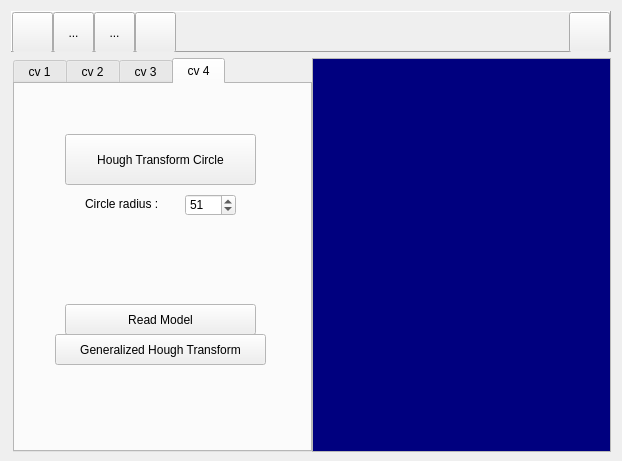
<?xml version="1.0" encoding="UTF-8"?>
<ui version="4.0">
 <class>MainFrame</class>
 <widget class="QDialog" name="MainFrame">
  <property name="geometry">
   <rect>
    <x>0</x>
    <y>0</y>
    <width>622</width>
    <height>461</height>
   </rect>
  </property>
  <property name="sizePolicy">
   <sizepolicy hsizetype="Preferred" vsizetype="Minimum">
    <horstretch>0</horstretch>
    <verstretch>0</verstretch>
   </sizepolicy>
  </property>
  <property name="minimumSize">
   <size>
    <width>0</width>
    <height>461</height>
   </size>
  </property>
  <property name="windowTitle">
   <string>Homeworks</string>
  </property>
  <property name="modal">
   <bool>false</bool>
  </property>
  <layout class="QVBoxLayout" name="verticalLayout">
   <item>
    <widget class="QFrame" name="frame">
     <property name="sizePolicy">
      <sizepolicy hsizetype="Preferred" vsizetype="Fixed">
       <horstretch>0</horstretch>
       <verstretch>0</verstretch>
      </sizepolicy>
     </property>
     <property name="minimumSize">
      <size>
       <width>0</width>
       <height>41</height>
      </size>
     </property>
     <property name="maximumSize">
      <size>
       <width>16777215</width>
       <height>41</height>
      </size>
     </property>
     <property name="frameShape">
      <enum>QFrame::Panel</enum>
     </property>
     <property name="frameShadow">
      <enum>QFrame::Raised</enum>
     </property>
     <layout class="QHBoxLayout" name="horizontalLayout_3">
      <property name="spacing">
       <number>0</number>
      </property>
      <property name="leftMargin">
       <number>0</number>
      </property>
      <property name="topMargin">
       <number>0</number>
      </property>
      <property name="rightMargin">
       <number>0</number>
      </property>
      <property name="bottomMargin">
       <number>0</number>
      </property>
      <item>
       <widget class="QToolButton" name="buttonOpen">
        <property name="enabled">
         <bool>true</bool>
        </property>
        <property name="sizePolicy">
         <sizepolicy hsizetype="Minimum" vsizetype="Minimum">
          <horstretch>0</horstretch>
          <verstretch>0</verstretch>
         </sizepolicy>
        </property>
        <property name="minimumSize">
         <size>
          <width>41</width>
          <height>41</height>
         </size>
        </property>
        <property name="maximumSize">
         <size>
          <width>41</width>
          <height>41</height>
         </size>
        </property>
        <property name="toolTip">
         <string>open an image file</string>
        </property>
        <property name="layoutDirection">
         <enum>Qt::LeftToRight</enum>
        </property>
        <property name="autoFillBackground">
         <bool>false</bool>
        </property>
        <property name="text">
         <string/>
        </property>
        <property name="icon">
         <iconset resource="images/mainframe.qrc">
          <normaloff>:/open.png</normaloff>:/open.png</iconset>
        </property>
        <property name="iconSize">
         <size>
          <width>41</width>
          <height>41</height>
         </size>
        </property>
        <property name="checkable">
         <bool>false</bool>
        </property>
        <property name="autoRepeat">
         <bool>false</bool>
        </property>
        <property name="autoExclusive">
         <bool>false</bool>
        </property>
        <property name="popupMode">
         <enum>QToolButton::DelayedPopup</enum>
        </property>
        <property name="toolButtonStyle">
         <enum>Qt::ToolButtonIconOnly</enum>
        </property>
        <property name="autoRaise">
         <bool>false</bool>
        </property>
       </widget>
      </item>
      <item>
       <widget class="QToolButton" name="toolButton_2">
        <property name="sizePolicy">
         <sizepolicy hsizetype="Minimum" vsizetype="Minimum">
          <horstretch>0</horstretch>
          <verstretch>0</verstretch>
         </sizepolicy>
        </property>
        <property name="minimumSize">
         <size>
          <width>41</width>
          <height>41</height>
         </size>
        </property>
        <property name="maximumSize">
         <size>
          <width>41</width>
          <height>41</height>
         </size>
        </property>
        <property name="text">
         <string>...</string>
        </property>
       </widget>
      </item>
      <item>
       <widget class="QToolButton" name="toolButton_3">
        <property name="sizePolicy">
         <sizepolicy hsizetype="Minimum" vsizetype="Minimum">
          <horstretch>0</horstretch>
          <verstretch>0</verstretch>
         </sizepolicy>
        </property>
        <property name="minimumSize">
         <size>
          <width>41</width>
          <height>41</height>
         </size>
        </property>
        <property name="maximumSize">
         <size>
          <width>41</width>
          <height>41</height>
         </size>
        </property>
        <property name="text">
         <string>...</string>
        </property>
       </widget>
      </item>
      <item>
       <widget class="QToolButton" name="buttonDeleteContents">
        <property name="sizePolicy">
         <sizepolicy hsizetype="Minimum" vsizetype="Minimum">
          <horstretch>0</horstretch>
          <verstretch>0</verstretch>
         </sizepolicy>
        </property>
        <property name="minimumSize">
         <size>
          <width>41</width>
          <height>41</height>
         </size>
        </property>
        <property name="maximumSize">
         <size>
          <width>41</width>
          <height>41</height>
         </size>
        </property>
        <property name="toolTip">
         <string>close all forms</string>
        </property>
        <property name="autoFillBackground">
         <bool>false</bool>
        </property>
        <property name="text">
         <string/>
        </property>
        <property name="icon">
         <iconset resource="images/mainframe.qrc">
          <normaloff>:/1-21.png</normaloff>:/1-21.png</iconset>
        </property>
        <property name="iconSize">
         <size>
          <width>41</width>
          <height>41</height>
         </size>
        </property>
       </widget>
      </item>
      <item>
       <spacer name="horizontalSpacer">
        <property name="orientation">
         <enum>Qt::Horizontal</enum>
        </property>
        <property name="sizeHint" stdset="0">
         <size>
          <width>40</width>
          <height>20</height>
         </size>
        </property>
       </spacer>
      </item>
      <item>
       <widget class="QToolButton" name="buttonShowList">
        <property name="sizePolicy">
         <sizepolicy hsizetype="Minimum" vsizetype="Minimum">
          <horstretch>0</horstretch>
          <verstretch>0</verstretch>
         </sizepolicy>
        </property>
        <property name="minimumSize">
         <size>
          <width>41</width>
          <height>41</height>
         </size>
        </property>
        <property name="maximumSize">
         <size>
          <width>41</width>
          <height>41</height>
         </size>
        </property>
        <property name="toolTip">
         <string>show the list view</string>
        </property>
        <property name="text">
         <string/>
        </property>
        <property name="icon">
         <iconset resource="images/mainframe.qrc">
          <normaloff>:/2-3.png</normaloff>:/2-3.png</iconset>
        </property>
        <property name="iconSize">
         <size>
          <width>82</width>
          <height>41</height>
         </size>
        </property>
       </widget>
      </item>
     </layout>
    </widget>
   </item>
   <item>
    <layout class="QHBoxLayout" name="horizontalLayout">
     <property name="spacing">
      <number>0</number>
     </property>
     <property name="leftMargin">
      <number>2</number>
     </property>
     <item>
      <widget class="QTabWidget" name="tabWidget">
       <property name="sizePolicy">
        <sizepolicy hsizetype="Fixed" vsizetype="Expanding">
         <horstretch>0</horstretch>
         <verstretch>0</verstretch>
        </sizepolicy>
       </property>
       <property name="minimumSize">
        <size>
         <width>299</width>
         <height>394</height>
        </size>
       </property>
       <property name="palette">
        <palette>
         <active>
          <colorrole role="Light">
           <brush brushstyle="SolidPattern">
            <color alpha="255">
             <red>255</red>
             <green>255</green>
             <blue>255</blue>
            </color>
           </brush>
          </colorrole>
          <colorrole role="Base">
           <brush brushstyle="SolidPattern">
            <color alpha="255">
             <red>255</red>
             <green>255</green>
             <blue>255</blue>
            </color>
           </brush>
          </colorrole>
          <colorrole role="Window">
           <brush brushstyle="SolidPattern">
            <color alpha="255">
             <red>255</red>
             <green>255</green>
             <blue>255</blue>
            </color>
           </brush>
          </colorrole>
          <colorrole role="NoRole">
           <brush brushstyle="SolidPattern">
            <color alpha="255">
             <red>255</red>
             <green>85</green>
             <blue>0</blue>
            </color>
           </brush>
          </colorrole>
         </active>
         <inactive>
          <colorrole role="Light">
           <brush brushstyle="SolidPattern">
            <color alpha="255">
             <red>255</red>
             <green>255</green>
             <blue>255</blue>
            </color>
           </brush>
          </colorrole>
          <colorrole role="Base">
           <brush brushstyle="SolidPattern">
            <color alpha="255">
             <red>255</red>
             <green>255</green>
             <blue>255</blue>
            </color>
           </brush>
          </colorrole>
          <colorrole role="Window">
           <brush brushstyle="SolidPattern">
            <color alpha="255">
             <red>255</red>
             <green>255</green>
             <blue>255</blue>
            </color>
           </brush>
          </colorrole>
          <colorrole role="NoRole">
           <brush brushstyle="SolidPattern">
            <color alpha="255">
             <red>255</red>
             <green>85</green>
             <blue>0</blue>
            </color>
           </brush>
          </colorrole>
         </inactive>
         <disabled>
          <colorrole role="Light">
           <brush brushstyle="SolidPattern">
            <color alpha="255">
             <red>255</red>
             <green>255</green>
             <blue>255</blue>
            </color>
           </brush>
          </colorrole>
          <colorrole role="Base">
           <brush brushstyle="SolidPattern">
            <color alpha="255">
             <red>255</red>
             <green>255</green>
             <blue>255</blue>
            </color>
           </brush>
          </colorrole>
          <colorrole role="Window">
           <brush brushstyle="SolidPattern">
            <color alpha="255">
             <red>255</red>
             <green>255</green>
             <blue>255</blue>
            </color>
           </brush>
          </colorrole>
          <colorrole role="NoRole">
           <brush brushstyle="SolidPattern">
            <color alpha="255">
             <red>255</red>
             <green>85</green>
             <blue>0</blue>
            </color>
           </brush>
          </colorrole>
         </disabled>
        </palette>
       </property>
       <property name="cursor">
        <cursorShape>ArrowCursor</cursorShape>
       </property>
       <property name="autoFillBackground">
        <bool>false</bool>
       </property>
       <property name="tabPosition">
        <enum>QTabWidget::North</enum>
       </property>
       <property name="tabShape">
        <enum>QTabWidget::Rounded</enum>
       </property>
       <property name="currentIndex">
        <number>3</number>
       </property>
       <property name="iconSize">
        <size>
         <width>31</width>
         <height>31</height>
        </size>
       </property>
       <property name="elideMode">
        <enum>Qt::ElideMiddle</enum>
       </property>
       <widget class="QWidget" name="tab_2">
        <attribute name="title">
         <string> cv 1 </string>
        </attribute>
        <widget class="QLabel" name="label_5">
         <property name="geometry">
          <rect>
           <x>50</x>
           <y>90</y>
           <width>31</width>
           <height>16</height>
          </rect>
         </property>
         <property name="text">
          <string>Hue</string>
         </property>
        </widget>
        <widget class="QSpinBox" name="spinHue">
         <property name="geometry">
          <rect>
           <x>75</x>
           <y>87</y>
           <width>61</width>
           <height>22</height>
          </rect>
         </property>
         <property name="alignment">
          <set>Qt::AlignCenter</set>
         </property>
         <property name="maximum">
          <number>360</number>
         </property>
         <property name="singleStep">
          <number>20</number>
         </property>
         <property name="value">
          <number>250</number>
         </property>
        </widget>
        <widget class="QLabel" name="label_6">
         <property name="geometry">
          <rect>
           <x>150</x>
           <y>90</y>
           <width>31</width>
           <height>16</height>
          </rect>
         </property>
         <property name="text">
          <string>Sat.</string>
         </property>
        </widget>
        <widget class="QDoubleSpinBox" name="spinSaturation">
         <property name="geometry">
          <rect>
           <x>173</x>
           <y>87</y>
           <width>62</width>
           <height>22</height>
          </rect>
         </property>
         <property name="alignment">
          <set>Qt::AlignCenter</set>
         </property>
         <property name="maximum">
          <double>1.000000000000000</double>
         </property>
         <property name="singleStep">
          <double>0.100000000000000</double>
         </property>
         <property name="value">
          <double>0.300000000000000</double>
         </property>
        </widget>
        <widget class="QPushButton" name="buttonSepiaTone">
         <property name="geometry">
          <rect>
           <x>40</x>
           <y>37</y>
           <width>201</width>
           <height>41</height>
          </rect>
         </property>
         <property name="autoFillBackground">
          <bool>false</bool>
         </property>
         <property name="text">
          <string>Sepia Tone</string>
         </property>
         <property name="iconSize">
          <size>
           <width>41</width>
           <height>41</height>
          </size>
         </property>
         <property name="checkable">
          <bool>false</bool>
         </property>
         <property name="autoRepeat">
          <bool>false</bool>
         </property>
         <property name="autoExclusive">
          <bool>false</bool>
         </property>
         <property name="autoDefault">
          <bool>true</bool>
         </property>
         <property name="flat">
          <bool>false</bool>
         </property>
        </widget>
        <widget class="QLabel" name="label_FromMax">
         <property name="geometry">
          <rect>
           <x>140</x>
           <y>240</y>
           <width>61</width>
           <height>20</height>
          </rect>
         </property>
         <property name="text">
          <string>FromMax</string>
         </property>
        </widget>
        <widget class="QLabel" name="label_FromMin">
         <property name="geometry">
          <rect>
           <x>10</x>
           <y>240</y>
           <width>61</width>
           <height>20</height>
          </rect>
         </property>
         <property name="text">
          <string>FromMin</string>
         </property>
        </widget>
        <widget class="QSpinBox" name="spinFromMin">
         <property name="geometry">
          <rect>
           <x>70</x>
           <y>240</y>
           <width>61</width>
           <height>22</height>
          </rect>
         </property>
         <property name="alignment">
          <set>Qt::AlignCenter</set>
         </property>
         <property name="maximum">
          <number>255</number>
         </property>
         <property name="singleStep">
          <number>10</number>
         </property>
         <property name="value">
          <number>100</number>
         </property>
        </widget>
        <widget class="QPushButton" name="buttonContrast">
         <property name="geometry">
          <rect>
           <x>40</x>
           <y>180</y>
           <width>201</width>
           <height>41</height>
          </rect>
         </property>
         <property name="autoFillBackground">
          <bool>false</bool>
         </property>
         <property name="text">
          <string>Luminance Contrast</string>
         </property>
         <property name="iconSize">
          <size>
           <width>41</width>
           <height>41</height>
          </size>
         </property>
         <property name="checkable">
          <bool>false</bool>
         </property>
         <property name="autoRepeat">
          <bool>false</bool>
         </property>
         <property name="autoExclusive">
          <bool>false</bool>
         </property>
         <property name="autoDefault">
          <bool>true</bool>
         </property>
         <property name="flat">
          <bool>false</bool>
         </property>
        </widget>
        <widget class="QSpinBox" name="spinFromMax">
         <property name="geometry">
          <rect>
           <x>200</x>
           <y>240</y>
           <width>61</width>
           <height>22</height>
          </rect>
         </property>
         <property name="alignment">
          <set>Qt::AlignCenter</set>
         </property>
         <property name="maximum">
          <number>255</number>
         </property>
         <property name="singleStep">
          <number>10</number>
         </property>
         <property name="value">
          <number>200</number>
         </property>
        </widget>
        <widget class="QSpinBox" name="spinToMin">
         <property name="geometry">
          <rect>
           <x>70</x>
           <y>280</y>
           <width>61</width>
           <height>22</height>
          </rect>
         </property>
         <property name="alignment">
          <set>Qt::AlignCenter</set>
         </property>
         <property name="maximum">
          <number>255</number>
         </property>
         <property name="singleStep">
          <number>10</number>
         </property>
         <property name="value">
          <number>0</number>
         </property>
        </widget>
        <widget class="QLabel" name="label_ToMin">
         <property name="geometry">
          <rect>
           <x>20</x>
           <y>280</y>
           <width>51</width>
           <height>20</height>
          </rect>
         </property>
         <property name="text">
          <string>ToMin</string>
         </property>
        </widget>
        <widget class="QLabel" name="label_ToMax">
         <property name="geometry">
          <rect>
           <x>140</x>
           <y>280</y>
           <width>51</width>
           <height>20</height>
          </rect>
         </property>
         <property name="text">
          <string>ToMax</string>
         </property>
        </widget>
        <widget class="QSpinBox" name="spinToMax">
         <property name="geometry">
          <rect>
           <x>200</x>
           <y>280</y>
           <width>61</width>
           <height>22</height>
          </rect>
         </property>
         <property name="alignment">
          <set>Qt::AlignCenter</set>
         </property>
         <property name="maximum">
          <number>255</number>
         </property>
         <property name="singleStep">
          <number>10</number>
         </property>
         <property name="value">
          <number>255</number>
         </property>
        </widget>
       </widget>
       <widget class="QWidget" name="tab_3">
        <attribute name="title">
         <string> cv 2 </string>
        </attribute>
        <widget class="QPushButton" name="buttonOtsuBetween">
         <property name="geometry">
          <rect>
           <x>30</x>
           <y>40</y>
           <width>231</width>
           <height>41</height>
          </rect>
         </property>
         <property name="text">
          <string>Otsu Thresholding</string>
         </property>
        </widget>
        <widget class="QPushButton" name="buttonLabeling">
         <property name="geometry">
          <rect>
           <x>30</x>
           <y>90</y>
           <width>231</width>
           <height>41</height>
          </rect>
         </property>
         <property name="text">
          <string>Otsu Thresholding + Labeling</string>
         </property>
        </widget>
        <widget class="QPushButton" name="buttonHistoEqualization">
         <property name="geometry">
          <rect>
           <x>30</x>
           <y>220</y>
           <width>231</width>
           <height>41</height>
          </rect>
         </property>
         <property name="text">
          <string>Histogram Equalization</string>
         </property>
        </widget>
        <widget class="QPushButton" name="buttonHistoMatching">
         <property name="geometry">
          <rect>
           <x>30</x>
           <y>270</y>
           <width>231</width>
           <height>41</height>
          </rect>
         </property>
         <property name="text">
          <string>Histogram Matching</string>
         </property>
        </widget>
       </widget>
       <widget class="QWidget" name="tab_4">
        <attribute name="title">
         <string> cv 3 </string>
        </attribute>
        <widget class="QPushButton" name="buttonGenerateNoise">
         <property name="geometry">
          <rect>
           <x>40</x>
           <y>70</y>
           <width>211</width>
           <height>41</height>
          </rect>
         </property>
         <property name="text">
          <string>Generate Noise Image</string>
         </property>
        </widget>
        <widget class="QPushButton" name="buttonGaussianFilter">
         <property name="geometry">
          <rect>
           <x>0</x>
           <y>150</y>
           <width>151</width>
           <height>21</height>
          </rect>
         </property>
         <property name="text">
          <string>Gaussian Filter</string>
         </property>
        </widget>
        <widget class="QPushButton" name="buttonMedianFilter">
         <property name="geometry">
          <rect>
           <x>150</x>
           <y>150</y>
           <width>141</width>
           <height>41</height>
          </rect>
         </property>
         <property name="text">
          <string>Median Filtering</string>
         </property>
        </widget>
        <widget class="QSpinBox" name="spinSigma">
         <property name="geometry">
          <rect>
           <x>220</x>
           <y>10</y>
           <width>42</width>
           <height>22</height>
          </rect>
         </property>
         <property name="minimum">
          <number>1</number>
         </property>
         <property name="maximum">
          <number>10</number>
         </property>
         <property name="value">
          <number>3</number>
         </property>
        </widget>
        <widget class="QLabel" name="label_Sigma">
         <property name="geometry">
          <rect>
           <x>160</x>
           <y>10</y>
           <width>51</width>
           <height>20</height>
          </rect>
         </property>
         <property name="text">
          <string>Sigma</string>
         </property>
        </widget>
        <widget class="QLabel" name="label_Mean">
         <property name="geometry">
          <rect>
           <x>50</x>
           <y>10</y>
           <width>51</width>
           <height>20</height>
          </rect>
         </property>
         <property name="text">
          <string>Mean</string>
         </property>
        </widget>
        <widget class="QSpinBox" name="spinMean">
         <property name="geometry">
          <rect>
           <x>100</x>
           <y>10</y>
           <width>42</width>
           <height>22</height>
          </rect>
         </property>
         <property name="minimum">
          <number>0</number>
         </property>
         <property name="maximum">
          <number>255</number>
         </property>
         <property name="value">
          <number>50</number>
         </property>
        </widget>
        <widget class="QLabel" name="label_SaltPepperPercent">
         <property name="geometry">
          <rect>
           <x>30</x>
           <y>40</y>
           <width>101</width>
           <height>20</height>
          </rect>
         </property>
         <property name="text">
          <string>SaltPepper%</string>
         </property>
        </widget>
        <widget class="QSpinBox" name="spinPercent">
         <property name="geometry">
          <rect>
           <x>150</x>
           <y>40</y>
           <width>81</width>
           <height>22</height>
          </rect>
         </property>
         <property name="minimum">
          <number>0</number>
         </property>
         <property name="maximum">
          <number>100</number>
         </property>
         <property name="singleStep">
          <number>10</number>
         </property>
         <property name="value">
          <number>10</number>
         </property>
        </widget>
        <widget class="QLabel" name="label_kernelsize">
         <property name="geometry">
          <rect>
           <x>160</x>
           <y>120</y>
           <width>61</width>
           <height>20</height>
          </rect>
         </property>
         <property name="text">
          <string>kernel size</string>
         </property>
        </widget>
        <widget class="QSpinBox" name="spinKernelSize">
         <property name="geometry">
          <rect>
           <x>230</x>
           <y>120</y>
           <width>42</width>
           <height>22</height>
          </rect>
         </property>
         <property name="minimum">
          <number>3</number>
         </property>
         <property name="maximum">
          <number>7</number>
         </property>
         <property name="singleStep">
          <number>2</number>
         </property>
         <property name="value">
          <number>5</number>
         </property>
        </widget>
        <widget class="QLabel" name="label_GaussianFIlterSigma">
         <property name="geometry">
          <rect>
           <x>10</x>
           <y>120</y>
           <width>41</width>
           <height>20</height>
          </rect>
         </property>
         <property name="text">
          <string>Sigma</string>
         </property>
        </widget>
        <widget class="QDoubleSpinBox" name="spinGaussianFIlterSigma">
         <property name="geometry">
          <rect>
           <x>70</x>
           <y>120</y>
           <width>62</width>
           <height>22</height>
          </rect>
         </property>
         <property name="minimum">
          <double>0.100000000000000</double>
         </property>
         <property name="maximum">
          <double>5.000000000000000</double>
         </property>
         <property name="singleStep">
          <double>0.100000000000000</double>
         </property>
         <property name="value">
          <double>0.700000000000000</double>
         </property>
        </widget>
        <widget class="QPushButton" name="buttonFastGaussianFilter">
         <property name="geometry">
          <rect>
           <x>0</x>
           <y>170</y>
           <width>151</width>
           <height>21</height>
          </rect>
         </property>
         <property name="text">
          <string>Fast Gaussian Filter</string>
         </property>
        </widget>
        <widget class="QPushButton" name="buttonCanny">
         <property name="geometry">
          <rect>
           <x>10</x>
           <y>250</y>
           <width>271</width>
           <height>51</height>
          </rect>
         </property>
         <property name="text">
          <string>Canny Edge Detection</string>
         </property>
        </widget>
        <widget class="QLabel" name="label_LowThreshold">
         <property name="geometry">
          <rect>
           <x>10</x>
           <y>310</y>
           <width>91</width>
           <height>20</height>
          </rect>
         </property>
         <property name="text">
          <string>Low Threshold</string>
         </property>
        </widget>
        <widget class="QSpinBox" name="spinLowThreshold">
         <property name="geometry">
          <rect>
           <x>100</x>
           <y>310</y>
           <width>42</width>
           <height>22</height>
          </rect>
         </property>
         <property name="minimum">
          <number>0</number>
         </property>
         <property name="maximum">
          <number>255</number>
         </property>
         <property name="value">
          <number>50</number>
         </property>
        </widget>
        <widget class="QLabel" name="label_HighThreshold">
         <property name="geometry">
          <rect>
           <x>150</x>
           <y>310</y>
           <width>91</width>
           <height>20</height>
          </rect>
         </property>
         <property name="text">
          <string>high Threshold</string>
         </property>
        </widget>
        <widget class="QSpinBox" name="spinHighThreshold">
         <property name="geometry">
          <rect>
           <x>240</x>
           <y>310</y>
           <width>42</width>
           <height>22</height>
          </rect>
         </property>
         <property name="minimum">
          <number>0</number>
         </property>
         <property name="maximum">
          <number>255</number>
         </property>
         <property name="value">
          <number>50</number>
         </property>
        </widget>
       </widget>
       <widget class="QWidget" name="tab">
        <attribute name="title">
         <string> cv 4 </string>
        </attribute>
        <widget class="QPushButton" name="buttonHoughCircle">
         <property name="geometry">
          <rect>
           <x>50</x>
           <y>50</y>
           <width>191</width>
           <height>51</height>
          </rect>
         </property>
         <property name="text">
          <string>Hough Transform Circle</string>
         </property>
        </widget>
        <widget class="QLabel" name="label_CircleRadius">
         <property name="geometry">
          <rect>
           <x>70</x>
           <y>110</y>
           <width>101</width>
           <height>20</height>
          </rect>
         </property>
         <property name="text">
          <string>Circle radius : </string>
         </property>
        </widget>
        <widget class="QSpinBox" name="spinCircleRadius">
         <property name="geometry">
          <rect>
           <x>170</x>
           <y>110</y>
           <width>51</width>
           <height>22</height>
          </rect>
         </property>
         <property name="minimum">
          <number>0</number>
         </property>
         <property name="maximum">
          <number>1000</number>
         </property>
         <property name="value">
          <number>51</number>
         </property>
        </widget>
        <widget class="QPushButton" name="buttonReadModel">
         <property name="geometry">
          <rect>
           <x>50</x>
           <y>220</y>
           <width>191</width>
           <height>31</height>
          </rect>
         </property>
         <property name="text">
          <string>Read Model</string>
         </property>
        </widget>
        <widget class="QPushButton" name="buttonGeneralizedHough">
         <property name="geometry">
          <rect>
           <x>40</x>
           <y>250</y>
           <width>211</width>
           <height>31</height>
          </rect>
         </property>
         <property name="text">
          <string>Generalized Hough Transform</string>
         </property>
        </widget>
       </widget>
      </widget>
     </item>
     <item>
      <widget class="QListWidget" name="listWidget">
       <property name="sizePolicy">
        <sizepolicy hsizetype="Ignored" vsizetype="Minimum">
         <horstretch>0</horstretch>
         <verstretch>0</verstretch>
        </sizepolicy>
       </property>
       <property name="minimumSize">
        <size>
         <width>0</width>
         <height>394</height>
        </size>
       </property>
       <property name="palette">
        <palette>
         <active>
          <colorrole role="WindowText">
           <brush brushstyle="SolidPattern">
            <color alpha="255">
             <red>255</red>
             <green>255</green>
             <blue>0</blue>
            </color>
           </brush>
          </colorrole>
          <colorrole role="Text">
           <brush brushstyle="SolidPattern">
            <color alpha="255">
             <red>255</red>
             <green>255</green>
             <blue>255</blue>
            </color>
           </brush>
          </colorrole>
          <colorrole role="Base">
           <brush brushstyle="SolidPattern">
            <color alpha="255">
             <red>0</red>
             <green>0</green>
             <blue>127</blue>
            </color>
           </brush>
          </colorrole>
          <colorrole role="PlaceholderText">
           <brush brushstyle="NoBrush">
            <color alpha="128">
             <red>255</red>
             <green>255</green>
             <blue>255</blue>
            </color>
           </brush>
          </colorrole>
         </active>
         <inactive>
          <colorrole role="WindowText">
           <brush brushstyle="SolidPattern">
            <color alpha="255">
             <red>255</red>
             <green>255</green>
             <blue>0</blue>
            </color>
           </brush>
          </colorrole>
          <colorrole role="Text">
           <brush brushstyle="SolidPattern">
            <color alpha="255">
             <red>255</red>
             <green>255</green>
             <blue>255</blue>
            </color>
           </brush>
          </colorrole>
          <colorrole role="Base">
           <brush brushstyle="SolidPattern">
            <color alpha="255">
             <red>0</red>
             <green>0</green>
             <blue>127</blue>
            </color>
           </brush>
          </colorrole>
          <colorrole role="PlaceholderText">
           <brush brushstyle="NoBrush">
            <color alpha="128">
             <red>255</red>
             <green>255</green>
             <blue>255</blue>
            </color>
           </brush>
          </colorrole>
         </inactive>
         <disabled>
          <colorrole role="WindowText">
           <brush brushstyle="SolidPattern">
            <color alpha="255">
             <red>120</red>
             <green>120</green>
             <blue>120</blue>
            </color>
           </brush>
          </colorrole>
          <colorrole role="Text">
           <brush brushstyle="SolidPattern">
            <color alpha="255">
             <red>120</red>
             <green>120</green>
             <blue>120</blue>
            </color>
           </brush>
          </colorrole>
          <colorrole role="Base">
           <brush brushstyle="SolidPattern">
            <color alpha="255">
             <red>240</red>
             <green>240</green>
             <blue>240</blue>
            </color>
           </brush>
          </colorrole>
          <colorrole role="PlaceholderText">
           <brush brushstyle="NoBrush">
            <color alpha="128">
             <red>255</red>
             <green>255</green>
             <blue>255</blue>
            </color>
           </brush>
          </colorrole>
         </disabled>
        </palette>
       </property>
       <property name="font">
        <font>
         <family>Times New Roman</family>
         <pointsize>10</pointsize>
        </font>
       </property>
      </widget>
     </item>
    </layout>
   </item>
  </layout>
 </widget>
 <layoutdefault spacing="6" margin="11"/>
 <resources>
  <include location="images/mainframe.qrc"/>
 </resources>
 <connections/>
</ui>
